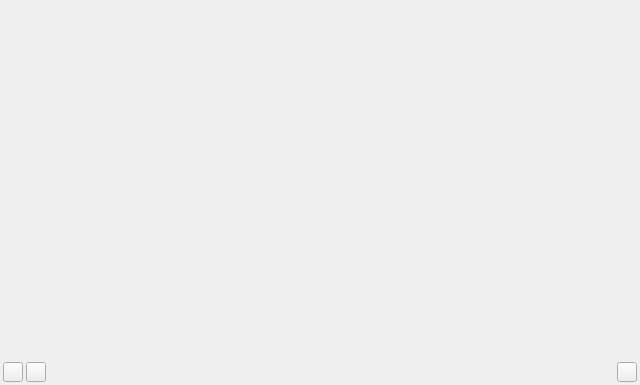
<?xml version="1.0" encoding="UTF-8"?>
<ui version="4.0">
 <class>Form</class>
 <widget class="QWidget" name="Form">
  <property name="geometry">
   <rect>
    <x>0</x>
    <y>0</y>
    <width>640</width>
    <height>385</height>
   </rect>
  </property>
  <property name="minimumSize">
   <size>
    <width>640</width>
    <height>385</height>
   </size>
  </property>
  <property name="windowTitle">
   <string>Form</string>
  </property>
  <property name="layoutDirection">
   <enum>Qt::LeftToRight</enum>
  </property>
  <property name="autoFillBackground">
   <bool>false</bool>
  </property>
  <property name="styleSheet">
   <string notr="true"/>
  </property>
  <layout class="QGridLayout" name="gridLayout_5">
   <property name="margin">
    <number>0</number>
   </property>
   <property name="spacing">
    <number>3</number>
   </property>
   <item row="0" column="0">
    <widget class="QWidget" name="wg_video" native="true">
     <property name="sizePolicy">
      <sizepolicy hsizetype="Expanding" vsizetype="Expanding">
       <horstretch>0</horstretch>
       <verstretch>0</verstretch>
      </sizepolicy>
     </property>
     <property name="minimumSize">
      <size>
       <width>640</width>
       <height>360</height>
      </size>
     </property>
     <layout class="QGridLayout" name="gridLayout">
      <property name="sizeConstraint">
       <enum>QLayout::SetDefaultConstraint</enum>
      </property>
      <property name="margin">
       <number>0</number>
      </property>
      <property name="spacing">
       <number>0</number>
      </property>
     </layout>
    </widget>
   </item>
   <item row="1" column="0">
    <layout class="QHBoxLayout" name="horizontalLayout">
     <property name="spacing">
      <number>3</number>
     </property>
     <property name="sizeConstraint">
      <enum>QLayout::SetDefaultConstraint</enum>
     </property>
     <property name="margin">
      <number>3</number>
     </property>
     <item>
      <widget class="QPushButton" name="pb_seek_zero">
       <property name="maximumSize">
        <size>
         <width>20</width>
         <height>20</height>
        </size>
       </property>
       <property name="text">
        <string/>
       </property>
      </widget>
     </item>
     <item>
      <widget class="QPushButton" name="pb_play">
       <property name="maximumSize">
        <size>
         <width>20</width>
         <height>20</height>
        </size>
       </property>
       <property name="text">
        <string/>
       </property>
      </widget>
     </item>
     <item>
      <widget class="QWidget" name="wg_seek" native="true">
       <property name="minimumSize">
        <size>
         <width>0</width>
         <height>0</height>
        </size>
       </property>
       <property name="maximumSize">
        <size>
         <width>16777215</width>
         <height>20</height>
        </size>
       </property>
       <layout class="QGridLayout" name="gridLayout_3">
        <property name="margin">
         <number>0</number>
        </property>
        <property name="spacing">
         <number>0</number>
        </property>
       </layout>
      </widget>
     </item>
     <item>
      <widget class="QWidget" name="wg_volume" native="true">
       <property name="minimumSize">
        <size>
         <width>0</width>
         <height>0</height>
        </size>
       </property>
       <property name="maximumSize">
        <size>
         <width>125</width>
         <height>20</height>
        </size>
       </property>
       <layout class="QGridLayout" name="gridLayout_4">
        <property name="margin">
         <number>0</number>
        </property>
        <property name="spacing">
         <number>0</number>
        </property>
       </layout>
      </widget>
     </item>
     <item>
      <widget class="QPushButton" name="pb_maximize">
       <property name="maximumSize">
        <size>
         <width>20</width>
         <height>20</height>
        </size>
       </property>
       <property name="text">
        <string/>
       </property>
      </widget>
     </item>
    </layout>
   </item>
  </layout>
 </widget>
 <resources/>
 <connections/>
</ui>
